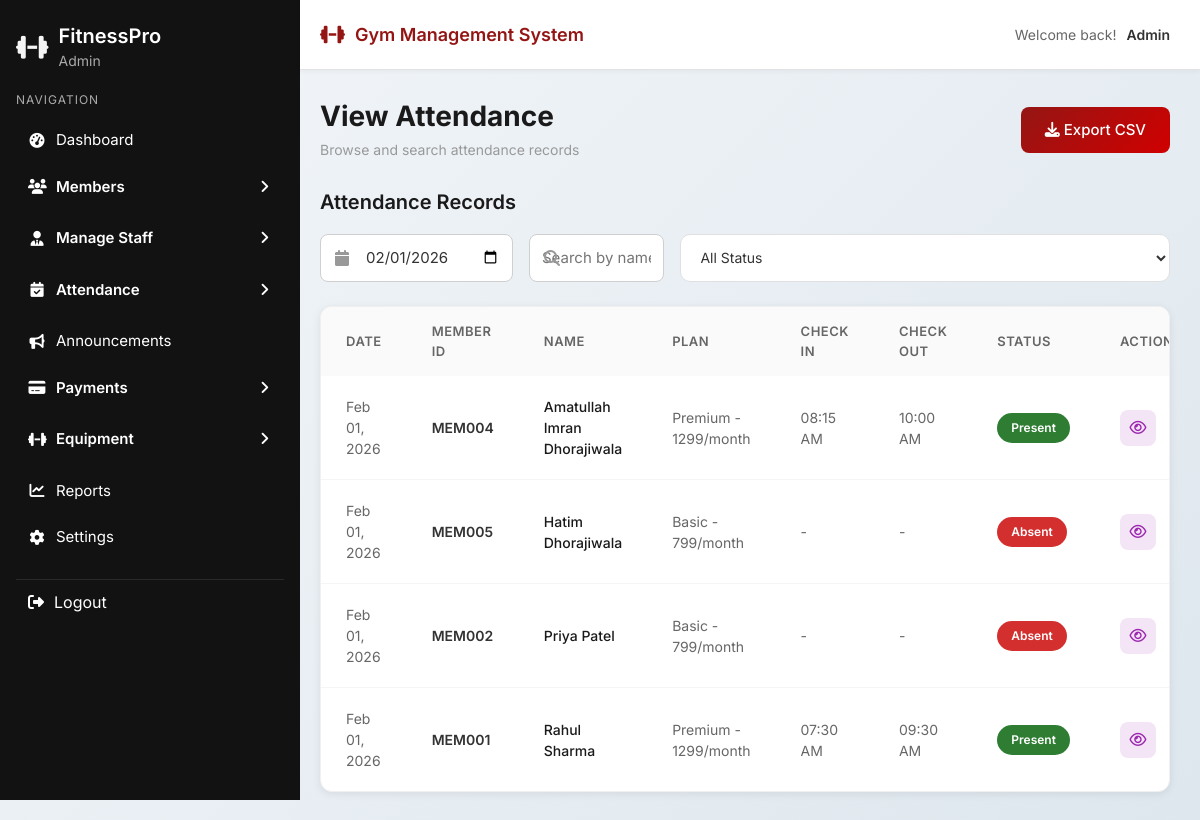
The app's page /admin1/view-attendance.php?date=2026-02-01 (signed in) with its own data.
### tables this page shows
CREATE TABLE `attendance` (
  `id` int(11) NOT NULL,
  `member_id` int(11) NOT NULL,
  `attendance_date` date NOT NULL,
  `status` enum('Present','Absent','Unmarked') NOT NULL DEFAULT 'Unmarked',
  `check_in_time` time DEFAULT NULL,
  `check_out_time` time DEFAULT NULL,
  `marked_by` varchar(100) DEFAULT NULL,
  `updated_at` timestamp NOT NULL DEFAULT current_timestamp() ON UPDATE current_timestamp()
);

CREATE TABLE `members` (
  `id` int(11) NOT NULL,
  `full_name` varchar(100) NOT NULL,
  `email` varchar(100) NOT NULL,
  `phone` varchar(20) NOT NULL,
  `dob` date NOT NULL,
  `gender` enum('Male','Female','Other') NOT NULL,
  `address` text NOT NULL,
  `membership_type` varchar(50) NOT NULL,
  `start_date` date NOT NULL,
  `end_date` date NOT NULL,
  `duration` varchar(20) NOT NULL,
  `membership_status` enum('Active','Inactive','Expired') DEFAULT 'Active',
  `fitness_level` enum('Beginner','Medium','Advanced') DEFAULT 'Beginner',
  `created_at` timestamp NOT NULL DEFAULT current_timestamp(),
  `updated_at` timestamp NOT NULL DEFAULT current_timestamp() ON UPDATE current_timestamp()
);

### admin1/view-attendance.php (the view, shortened to what this page needs)
<?php
require_once '../dbcon.php';
$date_filter = isset($_GET['date']) ? $_GET['date'] : '';
$sql = "SELECT
    a.id,
    a.attendance_date,
    a.status,
    a.check_in_time,
    a.check_out_time,
    m.id as member_id,
    m.full_name,
    m.membership_type
FROM attendance a
INNER JOIN members m ON a.member_id = m.id
WHERE 1=1";
$params = [];
$types = "";
if ($date_filter) {
    $sql .= " AND a.attendance_date = ?";
    $params[] = $date_filter;
    $types .= "s";
}
$sql .= " ORDER BY a.attendance_date DESC, m.full_name ASC";
$stmt = mysqli_prepare($conn, $sql);
if (!empty($params)) {
    mysqli_stmt_bind_param($stmt, $types, ...$params);
}
mysqli_stmt_execute($stmt);
$result = mysqli_stmt_get_result($stmt);
$attendance_records = [];
if (mysqli_num_rows($result) > 0) {
    while($row = mysqli_fetch_assoc($result)) {
        $attendance_records[] = $row;
    }
}
?>
<!DOCTYPE html>
<html lang="en">
<head>
  <link href="https://cdn.jsdelivr.net/npm/bootstrap@5.3.2/dist/css/bootstrap.min.css" rel="stylesheet">
  <link rel="stylesheet" href="https://cdnjs.cloudflare.com/ajax/libs/font-awesome/6.5.1/css/all.min.css">
  <link rel="stylesheet" href="../css/sidebar.css">
  <link rel="stylesheet" href="../css/common.css">
</head>
<body>
<?php include '../layout/header.php'; ?>
<?php include '../layout/sidebar.php'; ?>
<div class="main-wrapper">
  <div class="main-content">
    <div class="page-header">
      <div class="d-flex justify-content-between align-items-center">
        <div>
          <h1 class="page-title">View Attendance</h1>
          <p class="page-subtitle">Browse and search attendance records</p>
        </div>
        <button class="btn app-btn-primary" onclick="exportToCSV()">
          <i class="fa-solid fa-download"></i> Export CSV
        </button>
      </div>
    </div>
    <div style="margin-bottom: 20px;">
      <h2 style="font-size: 20px; font-weight: 600; color: #1a1a1a; margin: 0;">
        Attendance Records
      </h2>
    </div>
    <div class="d-flex gap-3 mb-4">
      <div style="position: relative;">
        <i class="fa-solid fa-calendar" style="position: absolute; left: 15px; top: 50%; transform: translateY(-50%); color: #999;"></i>
        <input type="date" id="dateFilter" class="date-input" placeholder="Filter by date" style="padding-left: 45px;" value="<?= htmlspecialchars($date_filter) ?>">
      </div>
      <div class="search-box flex-grow-1">
        <i class="fa-solid fa-magnifying-glass"></i>
        <input type="text" id="searchInput" placeholder="Search by name or member ID...">
      </div>
      <select class="filter-select" id="statusFilter">
        <option value="">All Status</option>
      </select>
    </div>
    <div class="members-table-container">
      <table class="members-table">
        <thead>
          <tr>
            <th>Date</th>
            <th>Member ID</th>
            <th>Name</th>
            <th>Plan</th>
            <th>Check In</th>
            <th>Check Out</th>
            <th>Status</th>
            <th>Actions</th>
          </tr>
        </thead>
        <tbody id="attendanceTableBody">
          <?php if (count($attendance_records) > 0): ?>
            <?php foreach ($attendance_records as $record):
              $memberId = 'MEM' . str_pad($record['member_id'], 3, '0', STR_PAD_LEFT);
              $formattedDate = date('M d, Y', strtotime($record['attendance_date']));
              $status = $record['status'];
            ?>
            <tr data-record='<?= json_encode($record) ?>' data-status="<?= strtolower($status) ?>">
              <td>
                <span style="color: #666;"><?= $formattedDate ?></span>
              </td>
              <td>
                <span style="font-weight: 600; color: #333;"><?= $memberId ?></span>
              </td>
              <td>
                <span style="color: #1a1a1a; font-weight: 500;"><?= htmlspecialchars($record['full_name']) ?></span>
              </td>
              <td>
                <span style="color: #666;"><?= htmlspecialchars($record['membership_type']) ?></span>
              </td>
              <td>
                <span style="color: #666;">
                  <?= $record['check_in_time'] ? date('h:i A', strtotime($record['check_in_time'])) : '-' ?>
                </span>
              </td>
              <td>
                <span style="color: #666;">
                  <?= $record['check_out_time'] ? date('h:i A', strtotime($record['check_out_time'])) : '-' ?>
                </span>
              </td>
              <td>
                <span class="status-badge <?= strtolower($status) ?>">
                  <?= htmlspecialchars($status) ?>
                </span>
              </td>
              <td>
                <button class="btn-action view" onclick="viewDetails(this)" title="View Details">
                  <i class="fa-regular fa-eye"></i>
                </button>
              </td>
            </tr>
            <?php endforeach; ?>
          <?php else: ?>
            <tr>
              <td colspan="8" class="text-center" style="padding: 40px; color: #999;">No attendance records found.</td>
            </tr>
          <?php endif; ?>
        </tbody>
      </table>
    </div>
  </div>
</div>
</body>
</html>

### css/sidebar.css (style rules this page uses)
:root { --sidebar-bg: #121212; --hover-bg: #1e1e1e; --active-color: #941614; --text-light: #ffffff; }

### css/common.css (style rules this page uses)
* { box-sizing: border-box; }
body { margin: 0; font-family: 'Inter', sans-serif; background: linear-gradient(135deg, #f3f6f9, #dee7ee); color: #333; }
:root { --card-bg: #ffffff; --border-color: #e2e2e2; --shadow: 0 10px 25px rgba(0,0,0,0.12); --shadow-sm: 0 2px 8px rgba(0,0,0,0.08); --radius-sm: 6px; --radius-md: 8px; --radius-lg: 12px; --active-color: #941614; --success-color: #2e7d32; --warning-color: #f57c00; --danger-color: #d32f2f; }
.main-wrapper { margin-left: 25%; min-height: 100vh; }
.main-content { padding: 30px; }
.page-header { margin-bottom: 30px; }
.page-title { font-size: 28px; font-weight: 700; color: #1a1a1a; margin-bottom: 5px; margin-top: 0; }
.page-subtitle { color: #999; font-size: 14px; margin: 0; }
h2 { color: var(--active-color); font-size: 26px; margin-bottom: 25px; }
.search-box { position: relative; max-width: 500px; }
.search-box input { width: 100%; padding: 12px 15px 12px 45px; border: 1px solid #e0e0e0; border-radius: 10px; font-size: 14px; transition: all 0.3s; }
.search-box i { position: absolute; left: 15px; top: 50%; transform: translateY(-50%); color: #999; }
input[type="text"], input[type="email"], input[type="date"], input[type="number"], input[type="password"], select, textarea { width: 100%; padding: 12px; border-radius: var(--radius-md); border: 1px solid #cfcfcf; font-size: 15px; font-family: 'Inter', sans-serif; transition: border 0.2s; }
.btn.app-btn-primary { background: linear-gradient(135deg, var(--active-color), #d00000); border: none; color: #fff; padding: 12px 24px; border-radius: var(--radius-md); font-size: 15px; cursor: pointer; transition: transform 0.2s; font-weight: 500; }
.table-container, .members-table-container { background: white; border-radius: var(--radius-lg); overflow: hidden; box-shadow: var(--shadow-sm); border: 1px solid #f0f0f0; }
.modern-table, .members-table { width: 100%; margin: 0; }
.modern-table thead th, .members-table thead th { background: #fafafa; padding: 15px 25px; font-size: 13px; font-weight: 600; color: #666; text-transform: uppercase; letter-spacing: 0.5px; border: none; text-align: left; }
.modern-table tbody td, .members-table tbody td { padding: 20px 25px; vertical-align: middle; border-bottom: 1px solid #f5f5f5; font-size: 14px; }
.modern-table tbody tr:last-child td, .members-table tbody tr:last-child td { border-bottom: none; }
.status-badge { padding: 6px 14px; border-radius: 20px; font-size: 12px; font-weight: 600; display: inline-block; }
.btn-action { width: 36px; height: 36px; border-radius: 8px; border: none; display: flex; align-items: center; justify-content: center; cursor: pointer; transition: all 0.3s; font-size: 15px; }
.btn-action.view { background: #f3e5f5; color: #9c27b0; }
.filter-select { padding: 12px 15px; border: 1px solid #e0e0e0; border-radius: 10px; font-size: 14px; color: #333; background: white; cursor: pointer; transition: all 0.3s; min-width: 150px; }
.gap-3 { gap: 1rem !important; }
.main-wrapper { margin-left: 25%; margin-top: 70px; min-height: calc(100vh - 70px); }
.main-content { padding: 30px; padding-left: 20px; }

### admin1/view-attendance.php (style rules this page uses)
.btn-action.view { background: #f3e5f5; color: #9c27b0; }
.status-badge.present { background: #2e7d32; color: white; }
.status-badge.absent { background: #d32f2f; color: white; }
.date-input { padding: 12px 15px; border: 1px solid #e0e0e0; border-radius: 10px; font-size: 14px; color: #333; background: white; cursor: pointer; transition: all 0.3s; min-width: 180px; }

### layout/header.php (style rules this page uses)
.main-wrapper { margin-top: 70px !important; }

### records on screen
attendance: attendance_date "Feb 01, 2026", member "MEM004", member.full_name "Amatullah Imran Dhorajiwala", member.membership_type "Premium - 1299/month", check_in_time "08:15 AM", check_out_time "10:00 AM", status "Present"
attendance: attendance_date "Feb 01, 2026", member "MEM005", member.full_name "Hatim Dhorajiwala", member.membership_type "Basic - 799/month", status "Absent"
attendance: attendance_date "Feb 01, 2026", member "MEM002", member.full_name "Priya Patel", member.membership_type "Basic - 799/month", status "Absent"
attendance: attendance_date "Feb 01, 2026", member "MEM001", member.full_name "Rahul Sharma", member.membership_type "Premium - 1299/month", check_in_time "07:30 AM", check_out_time "09:30 AM", status "Present"

### other values on screen
$_SESSION['role'] "Admin"
$user_role "Admin"
